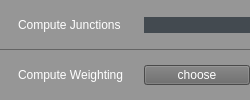
              <widget class="QWidget" name="widget_147" native="true">
               <layout class="QVBoxLayout" name="verticalLayout_85">
                <property name="spacing">
                 <number>0</number>
                </property>
                <property name="leftMargin">
                 <number>0</number>
                </property>
                <property name="topMargin">
                 <number>0</number>
                </property>
                <property name="rightMargin">
                 <number>0</number>
                </property>
                <property name="bottomMargin">
                 <number>0</number>
                </property>
                <item>
                 <widget class="QWidget" name="widget_149" native="true">
                  <property name="styleSheet">
                   <string notr="true">.QWidget
{
    background-color: rgb(150, 150, 150);
       border-bottom: 1px solid  rgb(100, 100, 100);

}</string>
                  </property>
                  <layout class="QHBoxLayout" name="horizontalLayout_101">
                   <property name="spacing">
                    <number>6</number>
                   </property>
                   <property name="leftMargin">
                    <number>18</number>
                   </property>
                   <property name="topMargin">
                    <number>2</number>
                   </property>
                   <property name="rightMargin">
                    <number>0</number>
                   </property>
                   <property name="bottomMargin">
                    <number>2</number>
                   </property>
                   <item>
                    <widget class="QLabel" name="label_95">
                     <property name="sizePolicy">
                      <sizepolicy hsizetype="Minimum" vsizetype="Fixed">
                       <horstretch>0</horstretch>
                       <verstretch>0</verstretch>
                      </sizepolicy>
                     </property>
                     <property name="minimumSize">
                      <size>
                       <width>120</width>
                       <height>0</height>
                      </size>
                     </property>
                     <property name="maximumSize">
                      <size>
                       <width>120</width>
                       <height>16777215</height>
                      </size>
                     </property>
                     <property name="styleSheet">
                      <string notr="true">    border-top: 0px solid rgb(0 , 0 , 0);
    font: 8pt &quot;Ebrima&quot;;   
	color:white;   
    border-top: 0px solid rgb(0 , 0 , 0); </string>
                     </property>
                     <property name="text">
                      <string>Compute Junctions</string>
                     </property>
                    </widget>
                   </item>
                   <item>
                    <widget class="QLineEdit" name="lineEdit_83">
                     <property name="sizePolicy">
                      <sizepolicy hsizetype="Expanding" vsizetype="Fixed">
                       <horstretch>0</horstretch>
                       <verstretch>0</verstretch>
                      </sizepolicy>
                     </property>
                     <property name="styleSheet">
                      <string notr="true">border :0px solid  rgb(67, 74, 80);
color: rgb(255, 255, 255);
background-color: rgb(67, 74, 80);
font: 8pt &quot;Ebrima&quot;;




</string>
                     </property>
                     <property name="alignment">
                      <set>Qt::AlignCenter</set>
                     </property>
                    </widget>
                   </item>
                  </layout>
                 </widget>
                </item>
                <item>
                 <widget class="QWidget" name="widget_167" native="true">
                  <property name="styleSheet">
                   <string notr="true">.QWidget
{
    background-color: rgb(150, 150, 150);
}</string>
                  </property>
                  <layout class="QHBoxLayout" name="horizontalLayout_102">
                   <property name="spacing">
                    <number>6</number>
                   </property>
                   <property name="leftMargin">
                    <number>18</number>
                   </property>
                   <property name="topMargin">
                    <number>2</number>
                   </property>
                   <property name="rightMargin">
                    <number>0</number>
                   </property>
                   <property name="bottomMargin">
                    <number>2</number>
                   </property>
                   <item>
                    <widget class="QLabel" name="label_96">
                     <property name="sizePolicy">
                      <sizepolicy hsizetype="Minimum" vsizetype="Fixed">
                       <horstretch>0</horstretch>
                       <verstretch>0</verstretch>
                      </sizepolicy>
                     </property>
                     <property name="minimumSize">
                      <size>
                       <width>120</width>
                       <height>0</height>
                      </size>
                     </property>
                     <property name="maximumSize">
                      <size>
                       <width>120</width>
                       <height>16777215</height>
                      </size>
                     </property>
                     <property name="styleSheet">
                      <string notr="true">    border-top: 0px solid rgb(0 , 0 , 0);
    font:8pt &quot;Ebrima&quot;;   
	color:white;   
    border-top: 0px solid rgb(0 , 0 , 0); </string>
                     </property>
                     <property name="text">
                      <string>Compute Weighting</string>
                     </property>
                    </widget>
                   </item>
                   <item>
                    <widget class="QPushButton" name="pushButton_26">
                     <property name="sizePolicy">
                      <sizepolicy hsizetype="Expanding" vsizetype="Fixed">
                       <horstretch>0</horstretch>
                       <verstretch>0</verstretch>
                      </sizepolicy>
                     </property>
                     <property name="minimumSize">
                      <size>
                       <width>0</width>
                       <height>20</height>
                      </size>
                     </property>
                     <property name="maximumSize">
                      <size>
                       <width>16777215</width>
                       <height>20</height>
                      </size>
                     </property>
                     <property name="autoFillBackground">
                      <bool>false</bool>
                     </property>
                     <property name="styleSheet">
                      <string notr="true">QPushButton
{
	font:    9pt &quot;Ebrima&quot;  ;
    color:white;
	background-color: rgb(104, 104, 104);
}

QPushButton:hover
{
    color:white;
	background-color: rgb(255, 107, 228);
     border-top: 1px solid rgb(0 , 0 , 0);
}

QPushButton:pressed
{
    color:white;
	background-color: rgb(255, 107, 228);
     border-top: 1px solid rgb(0 , 0 , 0);
    padding-left:3px;
    padding-top:3px;
}</string>
                     </property>
                     <property name="text">
                      <string>choose</string>
                     </property>
                    </widget>
                   </item>
                  </layout>
                 </widget>
                </item>
               </layout>
              </widget>
